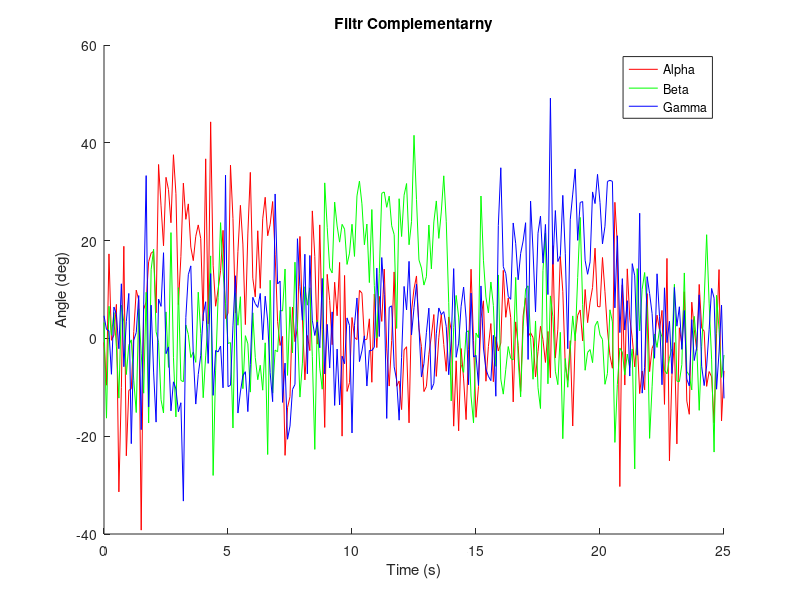
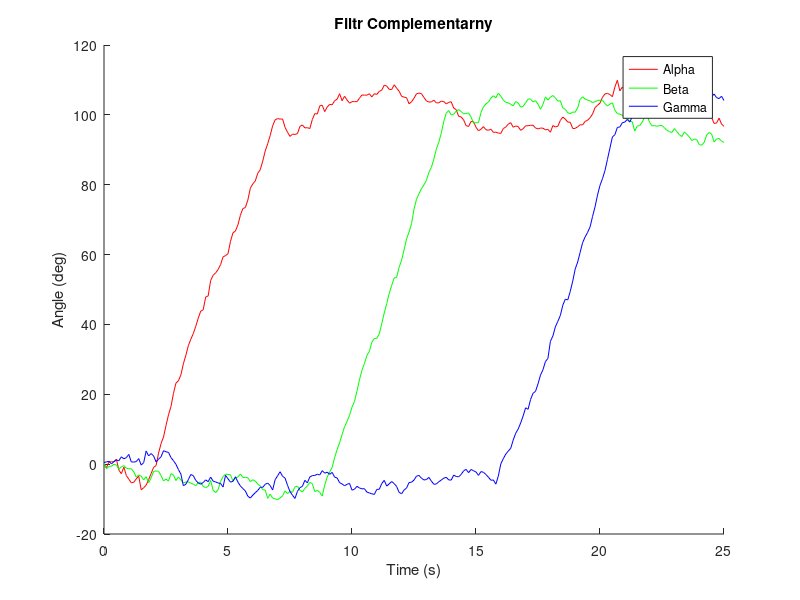

Recreate these plots in MATLAB, in order.
close all;
clear;
clc;


n = 25;
dt = 0.1;
t = 0:dt:n;
w = zeros(size(t,2),3);
g_bias = 0;

for i = 1:3
for j = 1:size(t,2)   
    if i == 1
        if j < 20 || j > 70
            w(j,i) = 10*randn(1);
        else
            w(j,i) = 10*randn(1)+20;
        end
    
    elseif i == 2
        if j < 90 || j > 140
            w(j,i) = 10*randn(1);
        else
            w(j,i) = 10*randn(1)+20;
        end
    
    elseif i == 3
        if j < 160 || j > 210
            w(j,i) = 10*randn(1);
        else
            w(j,i) = 10*randn(1)+20;
        end
    end
end
end

figure('Name', 'W');
hold on;
plot(t, w(:,1), 'r');
plot(t, w(:,2), 'g');
plot(t, w(:,3), 'b');
title('Filtr Complementarny');
xlabel('Time (s)');
ylabel('Angle (deg)');
legend('Alpha', 'Beta', 'Gamma');
hold off;

teta = zeros(size(t,2),3);
for i = 1:3
    for j = 1:size(t,2)
        if j == 1
            teta(j,i) = (w(j,i)-g_bias)*dt;
        else
            teta(j,i) = teta(j-1,i) + (w(j,i)-g_bias)*dt;
        end
    end
end

figure('Name', 'Teta');
hold on;
plot(t, teta(:,1), 'r');
plot(t, teta(:,2), 'g');
plot(t, teta(:,3), 'b');
title('Filtr Complementarny');
xlabel('Time (s)');
ylabel('Angle (deg)');
legend('Alpha', 'Beta', 'Gamma');
hold off;